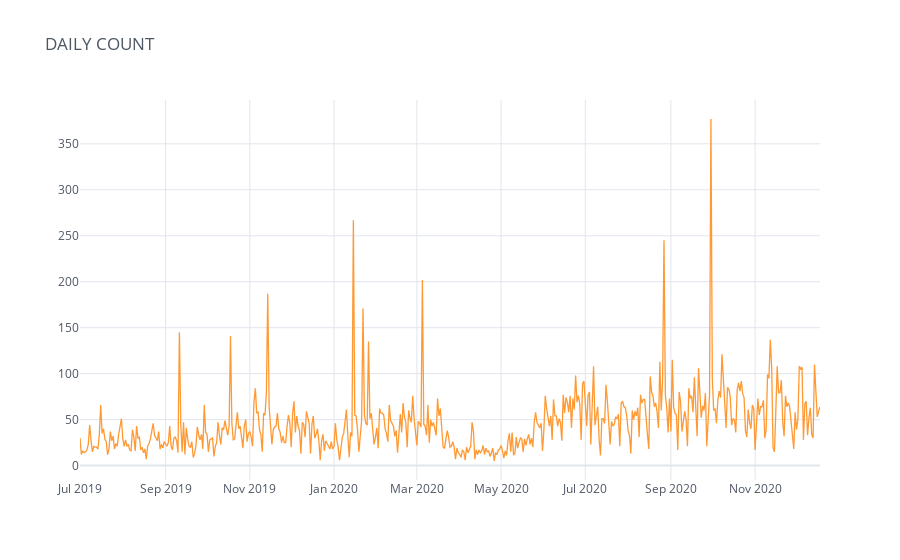

Notebook source saved alongside this figure:
### Code cell
daily_count = pd.concat([all_tweets_time.groupby('Date').count()['ID']],axis=1)
daily_count.columns = ['Tweet Count']
daily_count.iplot(title='DAILY COUNT',theme='white')

### Figure 1 — Plotly figure (JSON) as saved in the notebook; plotly's stock layout.template omitted (floating-point values rounded to 4 significant figures; data arrays with more than 128 entries replaced by an {"elided": "..."} marker saying what was removed)
{"data": [{"line": {"color": "rgba(255, 153, 51, 1.0)", "dash": "solid", "shape": "linear", "width": 1.3}, "mode": "lines", "name": "Tweet Count", "text": "", "type": "scatter", "x": {"elided": "536 str values"}, "y": {"elided": "536 int values"}}], "layout": {"legend": {"bgcolor": "#FFFFFF", "font": {"color": "#4D5663"}}, "paper_bgcolor": "#FFFFFF", "plot_bgcolor": "#FFFFFF", "title": {"font": {"color": "#4D5663"}, "text": "DAILY COUNT"}, "xaxis": {"gridcolor": "#E1E5ED", "showgrid": true, "tickfont": {"color": "#4D5663"}, "title": {"font": {"color": "#4D5663"}, "text": ""}, "zerolinecolor": "#E1E5ED"}, "yaxis": {"gridcolor": "#E1E5ED", "showgrid": true, "tickfont": {"color": "#4D5663"}, "title": {"font": {"color": "#4D5663"}, "text": ""}, "zerolinecolor": "#E1E5ED"}}}
